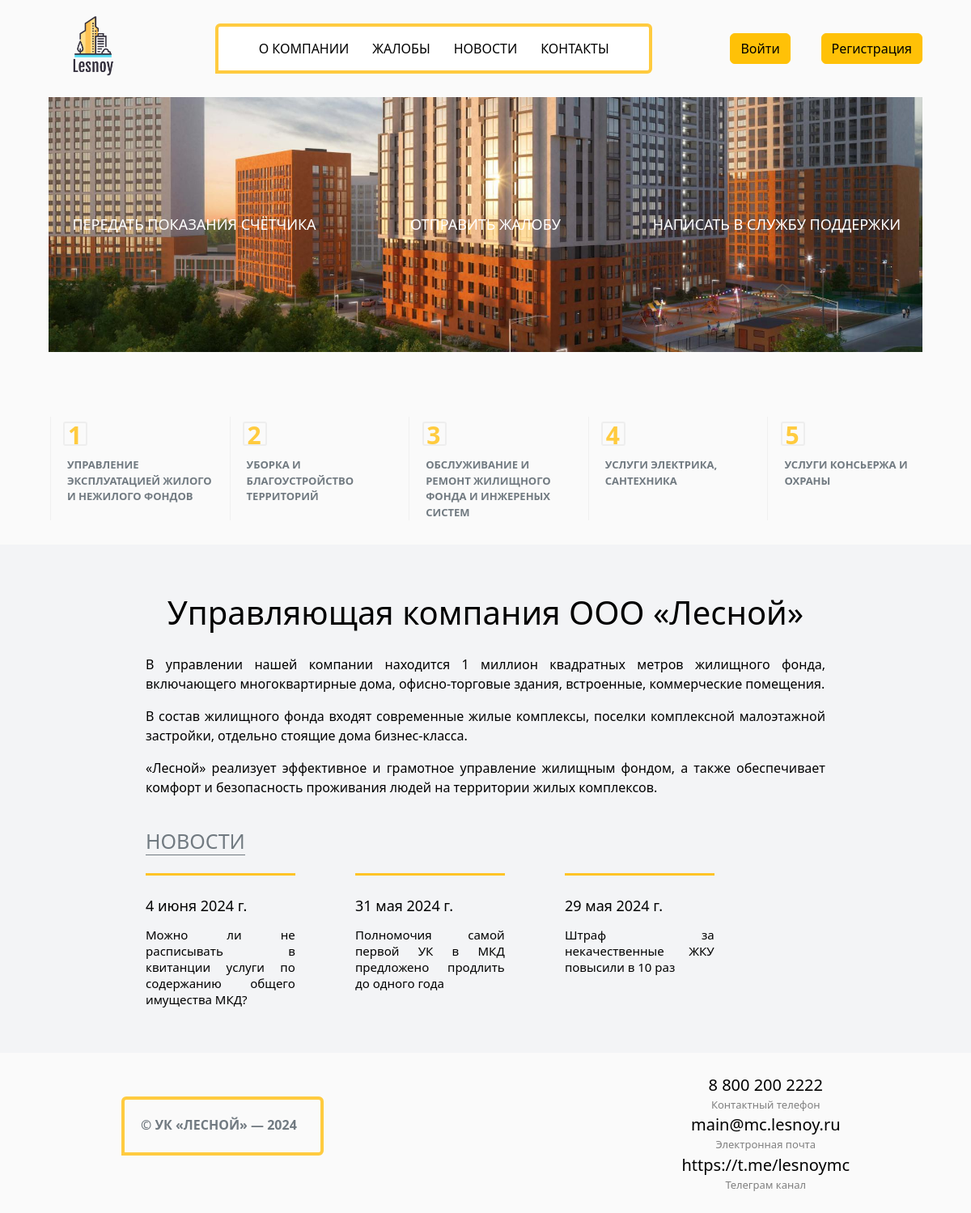
The page / on the database its author committed.
### main/models.py (models this page shows, shortened)
class News(models.Model):
    class Meta:
        db_table = "news"
        verbose_name = "news"
        verbose_name_plural = "news"
    title = models.CharField(max_length=100, null=True)
    image = models.ImageField(upload_to="news/",null=True)
    publish_date = models.DateField(null=True)
    content = models.TextField(max_length=1000, null=True)

### main/views.py (the view, shortened to what this page needs)
# urls.py: path('', views.main_view, name='home_page'),
def main_view(request):
    news_list = models.News.objects.all().order_by("-publish_date")[:3]
    unread_messages_count = 0
    return render(request, "index.html", {"latest_news": news_list, "unread_messages_count": unread_messages_count})

### templates/index.html (shortened to what this page needs)
{% load static %}
<!DOCTYPE html>
<html lang="ru">
<head>
  <link href="https://cdn.jsdelivr.net/npm/bootstrap@5.3.3/dist/css/bootstrap.min.css" rel="stylesheet">
  <link rel="stylesheet" href="{% static 'css/style.css' %}">
</head>
<body>
  <header>
    <div class="center">
      <div class="wrapper">
        <a href="{% url 'home_page' %}">
          <img src="{% static 'image/logo.png' %}" class="logo" alt="Управляющая компания">
        </a>
        <nav>
          <ul class="ul__nav">
            <li>
              <a href="http://127.0.0.1:8000/#about_company">О компании</a>
            </li>
            <li>
              {% if user.is_authenticated %}
              <a href="{% url 'complaints' %}">Жалобы</a>
              {% else %}
              <a href="{% url 'login' %}">Жалобы</a>
              {% endif %}
            </li>
            <li>
              <a href="{% url 'news' %}">Новости</a>
            </li>
            <li>
              <a href="http://127.0.0.1:8000/#contacts">Контакты</a>
            </li>
          </ul>
        </nav>
        {% if user.is_authenticated %}
        <div class="lead username__adaptation">{{ user.username }}</div>
        {% block messages %}
        {% if user.is_superuser %}
        <a href="{% url 'admin_messages' %}" class="btn btn-primary message__button__adaptation">
          Сообщения
          {% if unread_messages_count %}
          <span class="position-absolute top-0 start-100 translate-middle badge rounded-pill bg-danger">
            {{ unread_messages_count }}
          </span>
          {% endif %}
        </a>
        {% else %}
        <a href="{% url 'user_messages' %}" class="btn btn-primary message__button__adaptation">
          Сообщения
          {% if unread_messages_count %}
          <span class="position-absolute top-0 start-100 translate-middle badge rounded-pill bg-danger">
            {{ unread_messages_count }}
          </span>
          {% endif %}
        </a>
        {% endif %}
        {% endblock %}
        <form method="post" class="exit__button_adaptation" action="{% url 'logout' %}">
          {% csrf_token %}
          <button type="submit" class="btn btn-danger">Выйти</button>
        </form>
        {% else %}
        <div class="authorisation">
          <a href="{% url 'login' %}" class="btn btn-warning">Войти</a>
          <a href="{% url 'registration' %}" class="btn btn-warning">Регистрация</a>
        </div>
        {% endif %}
      </div>
    </div>
  </header>
  {% block content %}
  <main>
    <div class="main-slider-block">
      <ul class="items">
        <li class="item">
        </li>
        <li class="item">
          <img class="item__image photo2" src="{% static 'image/img1.jpg' %}" alt="2">
        </li>
      </ul>
      {% if user.is_authenticated %}
      <div class="main-options">
        <a href="{% url 'meter_readings' %}">Передать показания счётчика</a>
        <a href="{% url 'add_complaints' %}">Отправить жалобу </a>
        <a href="{% url 'send_message' %}">Написать в службу поддержки</a>
      </div>
      {% else %}
      <div class="main-options">
        <a href="{% url 'login' %}">Передать показания счётчика</a>
        <a href="{% url 'login' %}"> Отправить жалобу </a>
        <a href="{% url 'login' %}">Написать в службу поддержки</a>
      </div>
      {% endif %}
    </div>
    <ol class="main-features">
      <li>Управление эксплуатацией жилого и нежилого фондов</li>
      <li>Уборка и благоустройство территорий</li>
      <li>обслуживание и ремонт жилищного фонда и инжереных систем</li>
      <li>Услуги электрика, сантехника</li>
      <li>Услуги консьержа и охраны</li>
    </ol>
  </main>
  <section>
    <h1 class="section__title" id="about_company">Управляющая компания ООО «Лесной»</h1>
    <div class="section__content">
      <p>
        В управлении нашей компании находится 1 миллион квадратных метров жилищного фонда, включающего
        многоквартирные дома, офисно-торговые здания, встроенные, коммерческие помещения.
      </p>
      <p>
        В состав жилищного фонда входят современные жилые комплексы, поселки комплексной малоэтажной застройки,
        отдельно стоящие дома бизнес-класса.
      </p>
      <p>
        «Лесной» реализует эффективное и грамотное управление жилищным фондом, а также обеспечивает комфорт и
        безопасность проживания людей на территории жилых комплексов.
      </p>
    </div>
    <div class="section__news">
      <a href="{% url 'news' %}" class="section__news__title">Новости</a>
      <ul class="section__news__list">
        {% if latest_news %}
        {% for publication in latest_news %}
        <li class="news__item">
          <p class="date">{{ publication.publish_date }}</p>
          <p class="content">{{ publication.title }}</p>
        </li>
        {% endfor %}
        {% else %}
        <div class="alert alert-info w-25">Новости отсутствуют</div>
        {% endif %}
      </ul>
    </div>
  </section>
  {% endblock %}
  <footer>
    <div class="wrapper">
      <p class="copy box">
        © УК «Лесной» — 2024
      </p>
      <div class="all_contacts" id="contacts">
        <p class="contact">8 800 200 2222</p>
        <p>Контактный телефон</p>
        <p class="contact">main@mc.lesnoy.ru</p>
        <p>Электронная почта</p>
        <p class="contact">https://t.me/lesnoymc</p>
        <p>Телеграм канал</p>
      </div>
    </div>
  </footer>
</body>

### main/static/css/style.css (style rules this page uses)
body, html { margin: 0; padding: 0; color: #000; background: #fafafa }
ul { margin: 0; padding: 0; }
.center { width: 90%; margin: 0 auto; }
.wrapper { display: flex; flex-direction: row; justify-content: space-between; align-items: center; }
.logo { margin-top: 10px; width: auto; height: auto; max-height: 110px; max-width: 260px }
nav { padding: 15px 35px; width: 50%; border-style: solid; border-width: 4px; border-radius: 6px 6px 6px 0; box-sizing: border-box; border-color: #ffcb3f; background-color: #fff; }
.ul__nav { overflow: hidden; display: flex; flex-direction: row; list-style-type: none; justify-content: space-around; align-items: center; }
.ul__nav li a { color: #000; text-decoration: none; transition: all linear; text-transform: uppercase; font-weight: 500; }
.authorisation { width: 18%; display: flex; justify-content: space-between; }
.main-slider-block { position: relative; margin: 0 auto; margin-bottom: 80px; height: 480px; width: 90%; overflow: hidden; }
.item__image { width: 100%; }
.photo2 { position: absolute; top:-100%; animation: fromtop 10s linear infinite; }
.main-options { position: absolute; left: 0; top: 0; width: 100%; height: 100%; display: table; table-layout: fixed; }
.main-options a { display: table-cell; vertical-align: middle; text-align: center; text-transform: uppercase; font-size: 18px; color: #FFF; text-decoration: none; transition: all 0.3s; }
.main-features { display: table; width: 80%; margin: 30px auto; table-layout: fixed; counter-reset: no; }
.main-features li { display: table-cell; position: relative; border-left: 1px solid #f0f0f0; padding: 50px 20px 0; text-transform: uppercase; font-size: 13px; color: #717a81; font-weight: bold; }
.main-features li:before { position: absolute; content: ''; width: 30px; height: 30px; border: 2px solid #eee; border-radius: 3px; top: 8%; left: 7%; }
.main-features li:after { position: absolute; content: counter(no); counter-increment: no; left: 21px; top: 0px; font-size: 30px; font-weight: bold; height: 24px; color: #ffcb3f; }
section { background-color: #f3f4f6; }
.section__title { padding-top: 60px; padding-bottom: 20px; text-align: center; }
.section__content { width: 70%; margin: 0 auto; }
.section__content p { text-align: justify; }
.section__news { padding: 20px 0; width: 70%; margin: 0 auto; }
.section__news__title { text-transform: uppercase; color: #717a81; text-decoration: none; border-bottom: 1px solid; font-size: 25px; }
.section__news__list { padding: 20px 0; }
.news__item { font-size: 14px; line-height: 20px; display: inline-block; vertical-align: top; width: 25%; margin-right: 70px; padding-top: 30px; position: relative; }
.news__item:before { content: ''; position: absolute; border-top: 3px solid #ffc426; width: 100%; top: 0; }
.date { font-size: 18px; }
.content { text-align: justify; }
footer { margin: 0 auto; width: 75%; }
.copy { width: 250px; height: 73px; color: #717a81; text-transform: uppercase; line-height: 22px; font-weight: bold; }
.box { border-style: solid; padding: 20px; border-width: 4px; border-radius: 6px 6px 6px 0; box-sizing: border-box; position: relative; border-color: #ffcb3f }
.all_contacts { display: flex; flex-direction: column; text-align: center; margin: 25px 0; color: #808080; font-size: 13px; }
.contact { margin: 0; font-size:20px; color: #000; }
.all_contacts p { margin: 0; }
@media screen and (max-width: 1400px) { .main-slider-block { height: 390px; } }
@media screen and (max-width: 1400px) { .news__item { width: 24%; } }
@media screen and (max-width: 1200px) { .main-features li:before { top: 5%; } }
@media screen and (max-width: 1200px) { .main-features { width: 95%; } }
@media screen and (max-width: 1200px) { .date { font-size: 18px; } }
@media screen and (max-width: 1200px) { .news__item { width: 22%; font-size: 15px; } }
@media screen and (max-width: 1200px) { .main-slider-block { height: 315px; } }
@media screen and (max-width: 1200px) { .authorisation { width: 22%; } }

### rows shown on the page
News: publish_date "4 июня 2024 г.", title "Можно ли не расписывать в квитанции услуги по содержанию общего имущества МКД?"
News: publish_date "31 мая 2024 г.", title "Полномочия самой первой УК в МКД предложено продлить до одного года"
News: publish_date "29 мая 2024 г.", title "Штраф за некачественные ЖКУ повысили в 10 раз"
